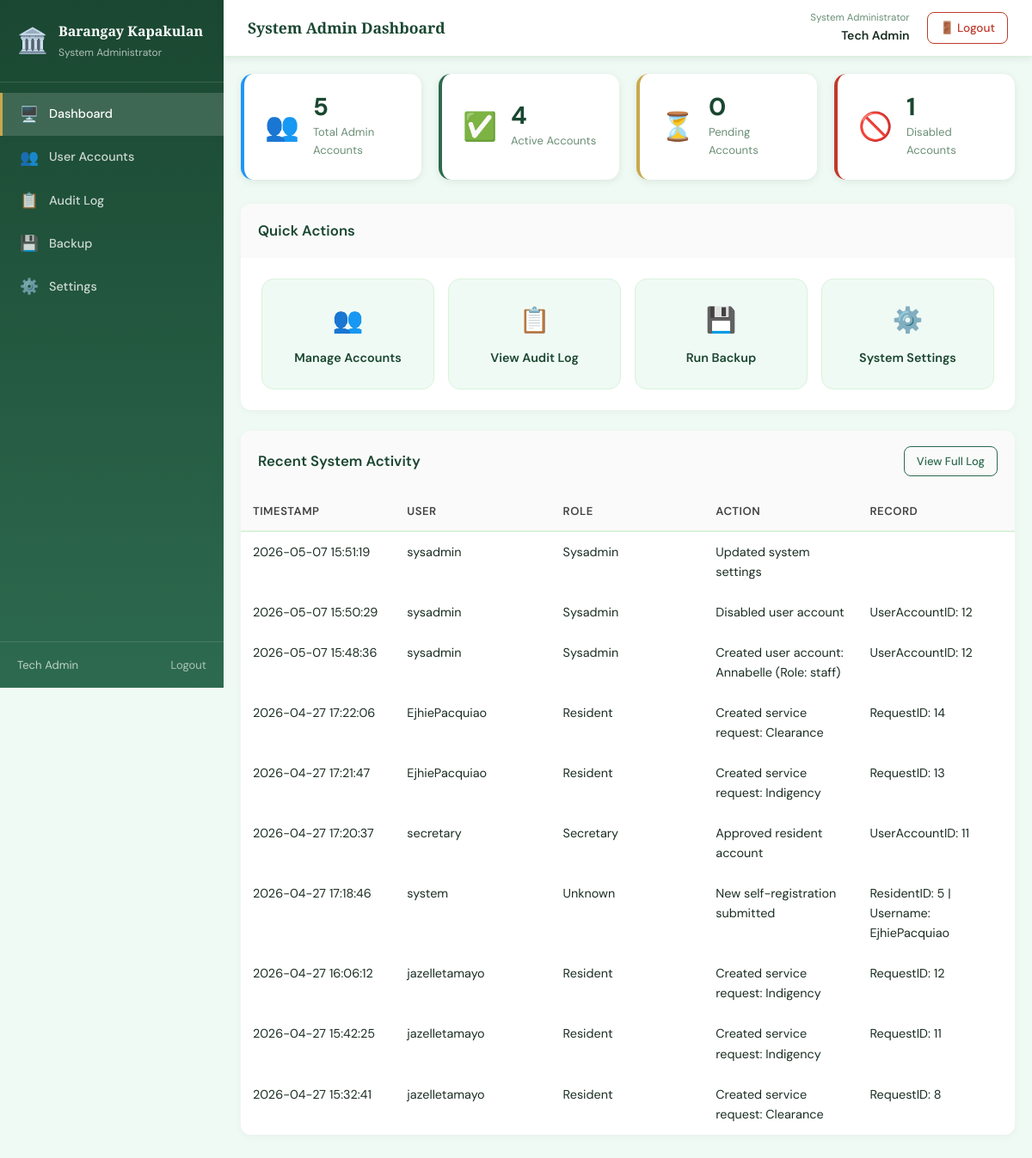
/sysadmin/dashboard.php (signed in), run on an earlier commit of the app's database.
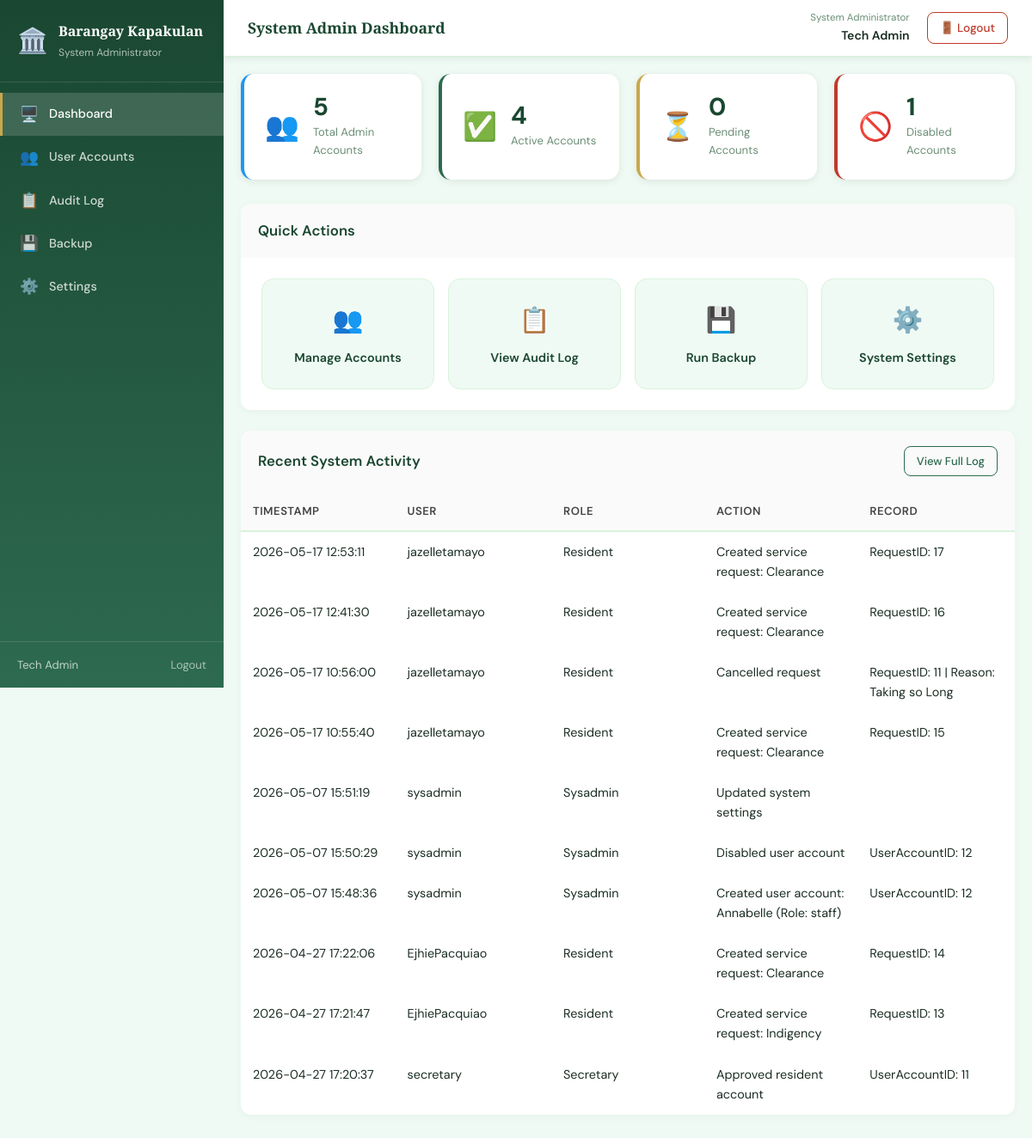
And on a later commit of the database.
### tables this page shows
CREATE TABLE `auditlog` (
  `LogID` int(11) NOT NULL,
  `UserAccountID` int(11) DEFAULT NULL,
  `Username` varchar(100) DEFAULT NULL,
  `Role` varchar(50) DEFAULT NULL,
  `Action` varchar(255) NOT NULL,
  `RecordAffected` varchar(100) DEFAULT NULL,
  `IPAddress` varchar(45) DEFAULT NULL,
  `LoggedAt` datetime DEFAULT current_timestamp()
);

### sysadmin/dashboard.php (the view, shortened to what the changed rows need)
<?php
$pdo = get_db();
$stmt = $pdo->prepare("
SELECT a.LoggedAt AS created_at, a.Action, a.RecordAffected,
a.Username, a.Role
FROM auditlog a
ORDER BY a.LoggedAt DESC
LIMIT 10
");
$stmt->execute();
$activity = $stmt->fetchAll(PDO::FETCH_ASSOC);
include '../includes/header.php';
?>
<div class="app-layout">
    <?php include '../includes/sidebar.php'; ?>
    <main class="main-content">
        <div class="page-body">
            <div class="card mt-4">
                <table class="data-table">
                    <thead>
                        <tr>
                            <th>Timestamp</th>
                            <th>User</th>
                            <th>Role</th>
                            <th>Action</th>
                            <th>Record</th>
                        </tr>
                    </thead>
                    <tbody>
                        <?php if (empty($activity)): ?>
                            <tr>
                                <td colspan="5" class="empty-row">No recent activity.</td>
                            </tr>
                        <?php else: ?>
                            <?php foreach ($activity as $row): ?>
                                <tr>
                                    <td><?= htmlspecialchars($row['created_at']) ?></td>
                                    <td><?= htmlspecialchars($row['Username']       ?? '—') ?></td>
                                    <td><?= htmlspecialchars(ucfirst($row['Role'])  ?? '—') ?></td>
                                    <td><?= htmlspecialchars($row['Action']) ?></td>
                                    <td><?= htmlspecialchars($row['RecordAffected'] ?? '—') ?></td>
                                </tr>
                            <?php endforeach; ?>
                        <?php endif; ?>
                    </tbody>
                </table>
            </div>
        </div>
    </main>
</div>
<?php include '../includes/footer.php'; ?>

### includes/sidebar.php (shortened to what the changed rows need)
<?php
$role    = $_SESSION['role'] ?? '';
$current = $_SERVER['PHP_SELF'];
function nav_link(string $href, string $icon, string $label, string $current): string
{
    $active = (strpos($current, basename($href)) !== false) ? 'active' : '';
    return "
        <a href=\"$href\" class=\"nav-link $active\">
            <span class=\"nav-icon\">$icon</span>
            $label
        </a>";
}
?>
<aside class="sidebar">
    <nav class="sidebar-nav">
        <?php foreach ($menus[$role] ?? [] as $item): ?>
            <?= nav_link($item['href'], $item['icon'], $item['label'], $current) ?>
        <?php endforeach; ?>
    </nav>
</aside>

What changed in the data, as far as the page shows it:
no longer on this page (row unchanged): auditlog: LoggedAt "2026-04-27 17:18:46", Username "system", Role "Unknown", Action "New self-registration submitted", RecordAffected "ResidentID: 5 | Username: EjhiePacquiao"
no longer on this page (row unchanged): auditlog: LoggedAt "2026-04-27 16:06:12", Username "jazelletamayo", Role "Resident", Action "Created service request: Indigency", RecordAffected "RequestID: 12"
no longer on this page (row unchanged): auditlog: LoggedAt "2026-04-27 15:42:25", Username "jazelletamayo", Role "Resident", Action "Created service request: Indigency", RecordAffected "RequestID: 11"
no longer on this page (row unchanged): auditlog: LoggedAt "2026-04-27 15:32:41", Username "jazelletamayo", Role "Resident", Action "Created service request: Clearance", RecordAffected "RequestID: 8"
added auditlog: LoggedAt "2026-05-17 12:53:11", Username "jazelletamayo", Role "Resident", Action "Created service request: Clearance", RecordAffected "RequestID: 17"
added auditlog: LoggedAt "2026-05-17 12:41:30", Username "jazelletamayo", Role "Resident", Action "Created service request: Clearance", RecordAffected "RequestID: 16"
added auditlog: LoggedAt "2026-05-17 10:56:00", Username "jazelletamayo", Role "Resident", Action "Cancelled request", RecordAffected "RequestID: 11 | Reason: Taking so Long"
added auditlog: LoggedAt "2026-05-17 10:55:40", Username "jazelletamayo", Role "Resident", Action "Created service request: Clearance", RecordAffected "RequestID: 15"
